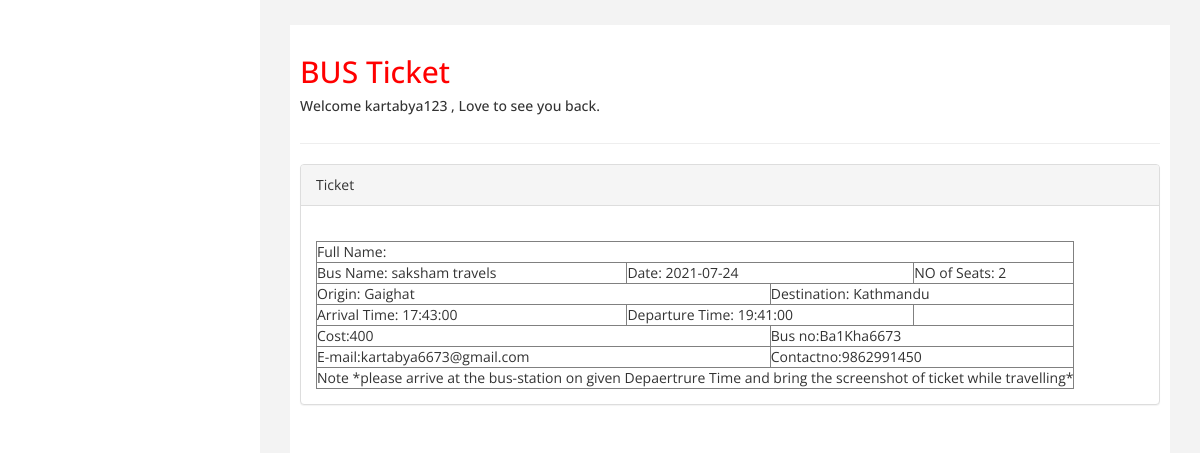
/user/ticket.php?date=2021-07-24&busno=Ba1Kha6673&bdate=2021-07-18 14:36:44&id=52 (signed in), run on the app's committed database.
### tables this page shows
CREATE TABLE `booking` (
  `Booking_id` int(11) NOT NULL,
  `booking_date` datetime NOT NULL DEFAULT current_timestamp(),
  `No_of_seats` int(11) NOT NULL,
  `Total_fare` int(11) NOT NULL,
  `UserId` int(11) NOT NULL,
  `Id` int(11) NOT NULL
);

CREATE TABLE `bus_registeration` (
  `bid` int(255) NOT NULL,
  `oid` int(255) NOT NULL,
  `bus_name` varchar(255) NOT NULL,
  `bus_no` varchar(255) NOT NULL,
  `origin` varchar(255) NOT NULL,
  `destination` varchar(255) NOT NULL
);

CREATE TABLE `bus_schedule` (
  `Id` int(11) NOT NULL,
  `bid` int(11) NOT NULL,
  `origin` varchar(255) NOT NULL,
  `destination` varchar(255) NOT NULL,
  `no_of_seats` int(11) NOT NULL,
  `date` date NOT NULL,
  `fare` int(11) NOT NULL,
  `arrival_time` time NOT NULL,
  `departure_time` time NOT NULL
);

CREATE TABLE `bus_owner` (
  `oid` int(11) NOT NULL,
  `firstname` varchar(255) NOT NULL,
  `lastname` varchar(255) NOT NULL,
  `country_code` int(11) NOT NULL,
  `phone` varchar(255) NOT NULL,
  `email` varchar(255) NOT NULL,
  `username` varchar(255) NOT NULL,
  `password` varchar(255) NOT NULL,
  `noof_vechile` int(11) NOT NULL,
  `account_no` varchar(255) NOT NULL,
  `account_name` varchar(255) NOT NULL,
  `bank_name` varchar(255) NOT NULL,
  `security` varchar(255) NOT NULL
);

### user/ticket.php (the view, shortened to what this page needs)
<?php
   require_once('../includes/dynamicquery.php');
   $uid=$_SESSION['uid'];
   $bdate=$_GET['bdate'];
   $id=$_GET['id'];
   $con=$query->connection();
   $sel="SELECT * FROM booking INNER JOIN user ON booking.UserId=user.UserId INNER JOIN bus_schedule ON bus_schedule.Id=booking.Id INNER JOIN bus_registeration ON bus_schedule.bid=bus_registeration.bid INNER JOIN bus_owner ON bus_owner.oid=bus_registeration.oid Where booking.UserId='$uid'AND booking_date='$bdate' AND booking.Id=$id";
   $res=mysqli_query($con,$sel);
   $row=mysqli_fetch_assoc($res);
   ?>
<!DOCTYPE html>
<html>
<head>
      <?php
      include('../includes/head.php');
      ?>
</head>
<body>
             <div id="page-wrapper" >
            <div id="page-inner">
                <div class="row">
                    <div class="col-md-12">
                     <h2>BUS Ticket</h2>
                        <h5>Welcome <?=$_SESSION['Username']?> , Love to see you back. </h5>
                    </div>
                </div>
                 <hr />
            <div class="row">
                <div class="col-md-12">
                    <div class="panel panel-default">
                        <div class="panel-heading">
                             Ticket
                        </div>
                        <div class="panel-body">
                            <div class="table-responsive">
                                <table class="table table-striped table-bordered table-hover" id="dataTables-example">
                                   <table border="1">
                                            <thead>
                                                <tr>
                                                  <td colspan="6">Full Name:</td>
                                                </tr>
                                            </thead>
                                            <tbody>
                                            <tr>
                                                 <td colspan="2">Bus Name: <?=$row['bus_name']?></td>
                                                <td colspan="2">Date: <?=$row['date']?></td>
                                                <td colspan="2">NO of Seats: <?=$row['No_of_seats']?></td>
                                            </tr>
                                            <tr>
                                                <td colspan="3">Origin: <?=$row['origin']?></td>
                                                <td colspan="3">Destination: <?=$row['destination']?></td>
                                            </tr>
                                            <tr>
                                                <td colspan="2">Arrival Time: <?=$row['arrival_time']?></td>
                                                <td colspan="2">Departure Time: <?=$row['departure_time']?></td>
                                            </tr>
                                            <tr>
                                                <td colspan="3">Cost:<?=$row['Total_fare']?></td>
                                                <td colspan="3">Bus no:<?=$row['bus_no']?></td>
                                            </tr>
                                            <tr>
                                              <td colspan="3">E-mail:<?=$row['email']?></td>
                                              <td colspan="3">Contactno:<?=$row['phone']?></td>
                                            </tr>
                                            <tr>
                                                <td colspan="6"> Note *please arrive at the bus-station on given Depaertrure  Time and bring the screenshot of ticket while travelling*</td>
                                            </tr>
                                            </tbody>
                                        </table>
                            </div>
                        </div>
                    </div>
                </div>
        </div>
</body>
</html>

### assets/css/custom.css (style rules this page uses)
body { font-family: 'Open Sans', sans-serif; }
#page-wrapper { padding: 15px 15px; min-height: 600px; background:#F3F3F3; }
#page-inner { width:100%; margin:10px 20px 10px 0px; background-color:#fff!important; padding:10px; min-height:1200px; }
h2 { color: #f00; }
@media (min-width:768px) { #page-wrapper { margin: 0 0 0 260px; padding: 15px 30px; min-height: 1200px; } }

### data on the page
booking: bus_registeration.bus_name "saksham travels", Id.date "2021-07-24", No_of_seats "2", bus_registeration.origin "Gaighat", bus_registeration.destination "Kathmandu", Id.arrival_time "17:43:00", Id.departure_time "19:41:00", Total_fare "400", bus_registeration.bus_no "Ba1Kha6673", bus_owner.email "kartabya6673@gmail.com", bus_owner.phone "9862991450"

### other printed values
$_SESSION['Username'] "kartabya123"
